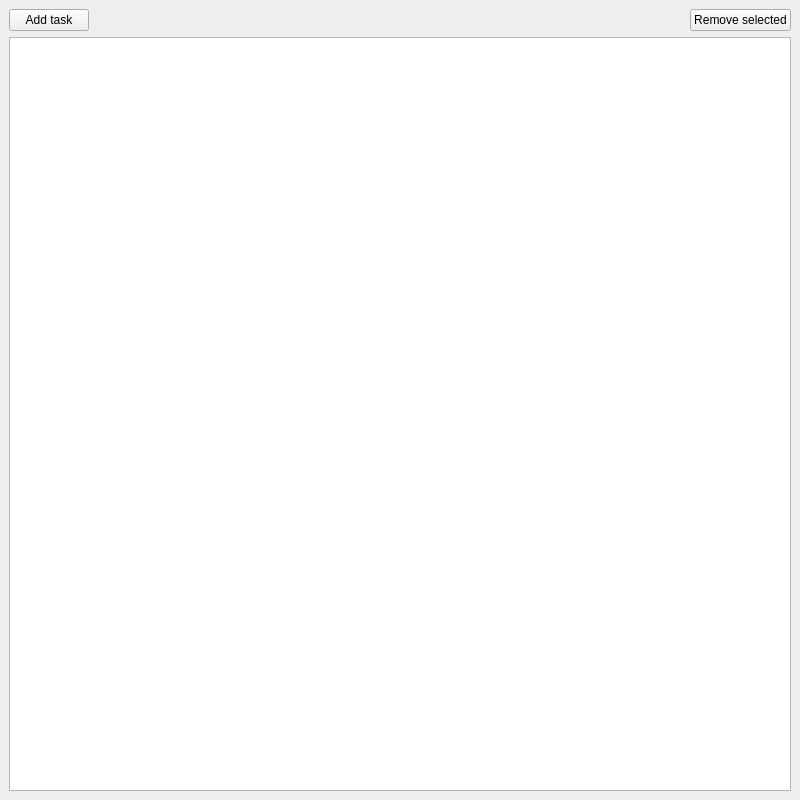
<?xml version="1.0" encoding="UTF-8"?>
<ui version="4.0">
 <class>MainWindow</class>
 <widget class="QMainWindow" name="MainWindow">
  <property name="geometry">
   <rect>
    <x>0</x>
    <y>0</y>
    <width>800</width>
    <height>800</height>
   </rect>
  </property>
  <property name="windowTitle">
   <string>ToDo</string>
  </property>
  <widget class="QWidget" name="centralwidget">
   <layout class="QVBoxLayout" name="verticalLayout">
    <item>
     <layout class="QHBoxLayout" name="horizontalLayout">
      <item>
       <widget class="QPushButton" name="addTaskButton">
        <property name="styleSheet">
         <string notr="true"/>
        </property>
        <property name="text">
         <string>Add task</string>
        </property>
       </widget>
      </item>
      <item>
       <spacer name="horizontalSpacer">
        <property name="orientation">
         <enum>Qt::Horizontal</enum>
        </property>
        <property name="sizeHint" stdset="0">
         <size>
          <width>40</width>
          <height>20</height>
         </size>
        </property>
       </spacer>
      </item>
      <item>
       <widget class="QPushButton" name="removeSelectedButton">
        <property name="text">
         <string>Remove selected</string>
        </property>
       </widget>
      </item>
     </layout>
    </item>
    <item>
     <widget class="QListWidget" name="tasksListWidget"/>
    </item>
   </layout>
  </widget>
 </widget>
 <resources/>
 <connections/>
</ui>
